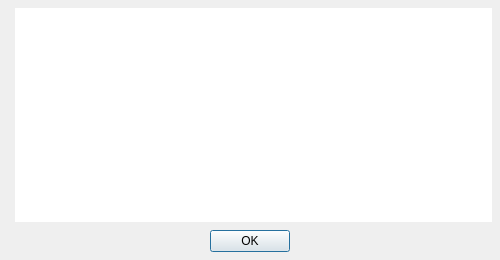
<?xml version="1.0" encoding="UTF-8"?>
<ui version="4.0">
 <class>DialogAbout</class>
 <widget class="QDialog" name="DialogAbout">
  <property name="geometry">
   <rect>
    <x>0</x>
    <y>0</y>
    <width>500</width>
    <height>260</height>
   </rect>
  </property>
  <property name="windowTitle">
   <string>About</string>
  </property>
  <property name="windowIcon">
   <iconset theme="help-about">
    <normaloff>.</normaloff>.</iconset>
  </property>
  <layout class="QVBoxLayout" name="layout">
   <property name="spacing">
    <number>8</number>
   </property>
   <property name="leftMargin">
    <number>8</number>
   </property>
   <property name="topMargin">
    <number>8</number>
   </property>
   <property name="rightMargin">
    <number>8</number>
   </property>
   <property name="bottomMargin">
    <number>8</number>
   </property>
   <item>
    <widget class="QWidget" name="widget" native="true">
     <layout class="QHBoxLayout" name="horizontalLayout">
      <property name="spacing">
       <number>0</number>
      </property>
      <property name="leftMargin">
       <number>0</number>
      </property>
      <property name="topMargin">
       <number>0</number>
      </property>
      <property name="rightMargin">
       <number>0</number>
      </property>
      <property name="bottomMargin">
       <number>0</number>
      </property>
      <item>
       <widget class="QLabel" name="lblIcon">
        <property name="alignment">
         <set>Qt::AlignLeading|Qt::AlignLeft|Qt::AlignTop</set>
        </property>
       </widget>
      </item>
      <item>
       <widget class="QTextBrowser" name="txtAbout">
        <property name="frameShape">
         <enum>QFrame::NoFrame</enum>
        </property>
        <property name="frameShadow">
         <enum>QFrame::Plain</enum>
        </property>
        <property name="lineWidth">
         <number>0</number>
        </property>
        <property name="verticalScrollBarPolicy">
         <enum>Qt::ScrollBarAlwaysOff</enum>
        </property>
        <property name="horizontalScrollBarPolicy">
         <enum>Qt::ScrollBarAlwaysOff</enum>
        </property>
        <property name="sizeAdjustPolicy">
         <enum>QAbstractScrollArea::AdjustToContentsOnFirstShow</enum>
        </property>
        <property name="documentTitle">
         <string notr="true"/>
        </property>
        <property name="markdown">
         <string notr="true"/>
        </property>
        <property name="html">
         <string notr="true">&lt;!DOCTYPE HTML PUBLIC &quot;-//W3C//DTD HTML 4.0//EN&quot; &quot;http://www.w3.org/TR/REC-html40/strict.dtd&quot;&gt;
&lt;html&gt;&lt;head&gt;&lt;meta name=&quot;qrichtext&quot; content=&quot;1&quot; /&gt;&lt;style type=&quot;text/css&quot;&gt;
p, li { white-space: pre-wrap; }
&lt;/style&gt;&lt;/head&gt;&lt;body style=&quot; font-family:'DejaVu Sans'; font-size:8pt; font-weight:400; font-style:normal;&quot;&gt;
&lt;p style=&quot;-qt-paragraph-type:empty; margin-top:0px; margin-bottom:0px; margin-left:0px; margin-right:0px; -qt-block-indent:0; text-indent:0px; font-size:11pt;&quot;&gt;&lt;br /&gt;&lt;/p&gt;&lt;/body&gt;&lt;/html&gt;</string>
        </property>
        <property name="textInteractionFlags">
         <set>Qt::LinksAccessibleByKeyboard|Qt::LinksAccessibleByMouse</set>
        </property>
        <property name="searchPaths">
         <stringlist notr="true"/>
        </property>
        <property name="openExternalLinks">
         <bool>true</bool>
        </property>
        <property name="openLinks">
         <bool>true</bool>
        </property>
       </widget>
      </item>
     </layout>
    </widget>
   </item>
   <item>
    <widget class="QDialogButtonBox" name="buttonBox">
     <property name="standardButtons">
      <set>QDialogButtonBox::Ok</set>
     </property>
     <property name="centerButtons">
      <bool>true</bool>
     </property>
    </widget>
   </item>
  </layout>
 </widget>
 <resources/>
 <connections/>
</ui>
